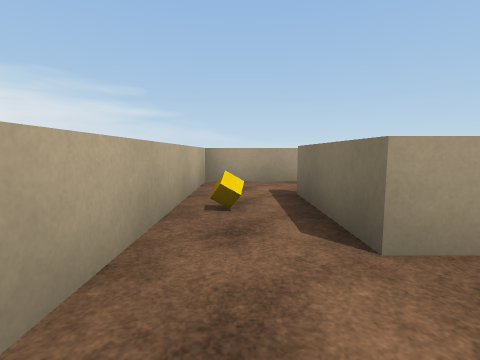
View 1 (above)

17 first-person views from a walk through a 3-D level made in the Unity game engine. The camera is 1.3 m above the floor, tilts 6° down and sees 85° across. The floor is counted in squares, 2 m on a side. Each view is taken from the middle of a square. On the plan, view 1 faces up. The plan holds only what a view shows up to about 9 squares ahead; the rest is blank. The player is left out. Surface patterns are stand-ins for the level's own textures.

View 2
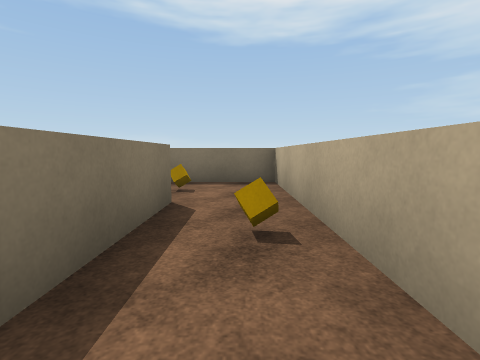

View 3
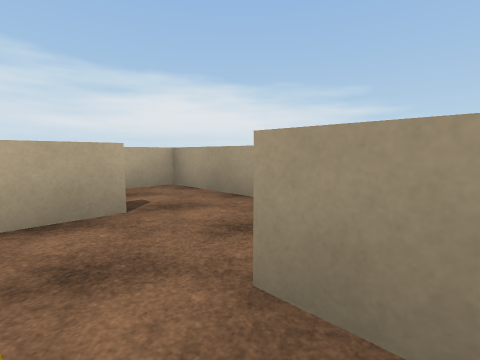

View 4
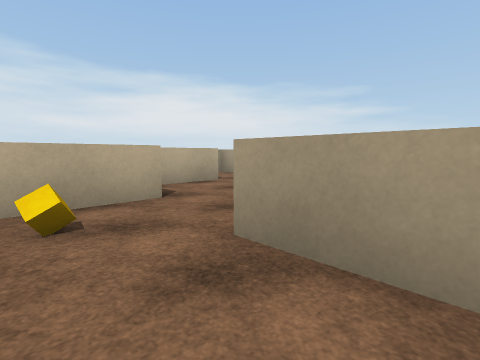

View 5
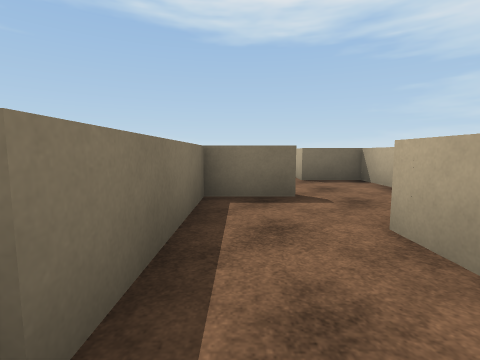

View 6
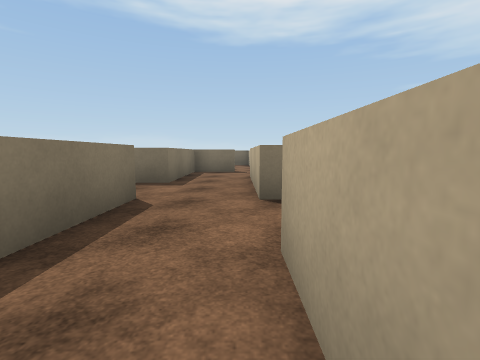

View 7
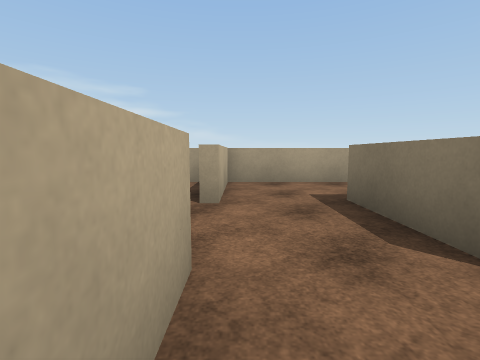

View 8
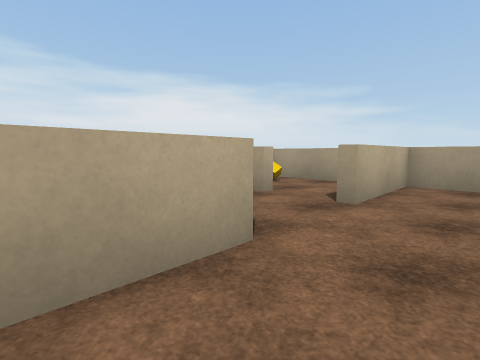

View 9
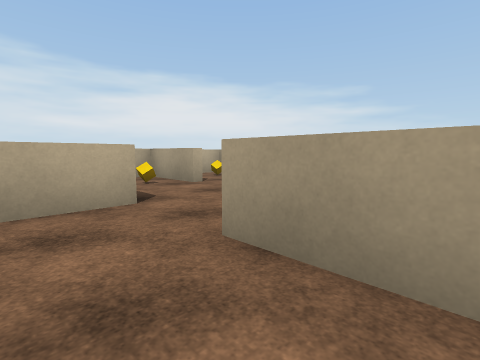

View 10
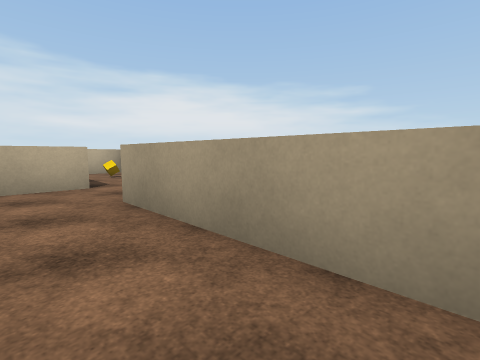

View 11
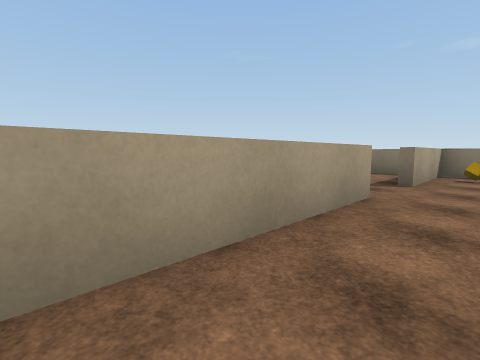

View 12
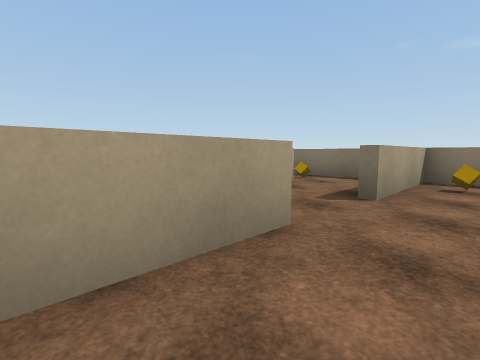

View 13
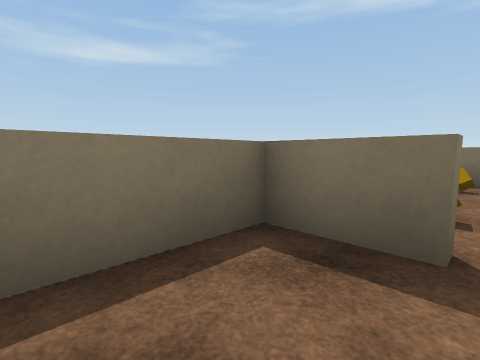

View 14
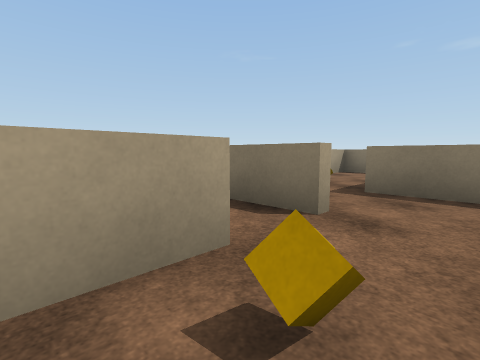

View 15
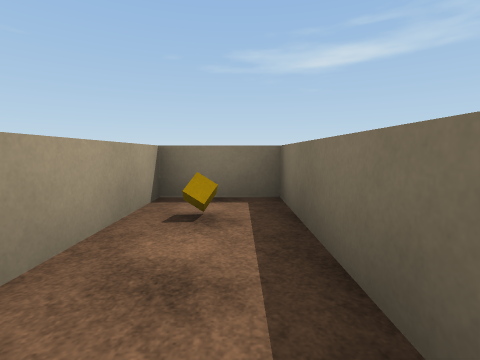

View 16
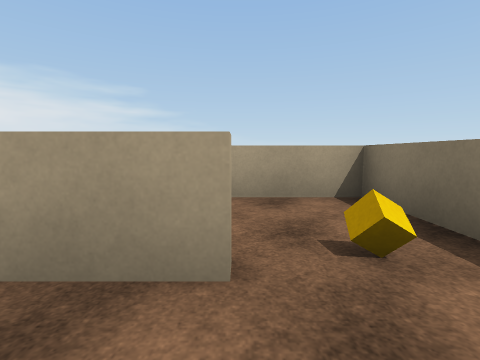

View 17
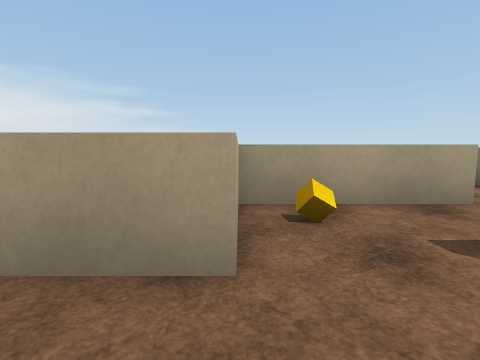

### Floor plan
Key: @ floor where view 1 was taken; # wall or solid block; . floor; ^ raised ledge; C cube; O other object.
Columns run from 1 left of view 1 to 14 right of it. Each row starts with its distance up from view 1.
 14    ####  ##  ###
 13    #......^  ..#
 12   ##.....    .C#
 11 ###.. ^   ^C^..#
 10 #.C..#    ^....#
  9    ^.#####..^^^#
  8    #..........C#
  7     ..^     ^^^#
  6 #^^^..
  5 #.....^
  4 #.#..^^
  3 #C^.O.
  2 #.^^..^^
  1 #..#....
  0 #@C#C...
 -1 ######

Positions as (right, up) in squares from view 1, and headings:
1: (0, 0), facing up
2: (0, 5), facing down
3: (4, 3), facing up-left
4: (6, 0), facing up-left
5: (4, 8), facing down
6: (3, 13), facing down
7: (3, 8), facing up
8: (4, 8), facing up-left
9: (6, 8), facing up-left
10: (8, 8), facing up-left
11: (5, 8), facing up-right
12: (7, 8), facing up-right
13: (3, 6), facing down-right
14: (0, 10), facing up-right
15: (10, 8), facing right
16: (12, 10), facing up
17: (9, 8), facing up
